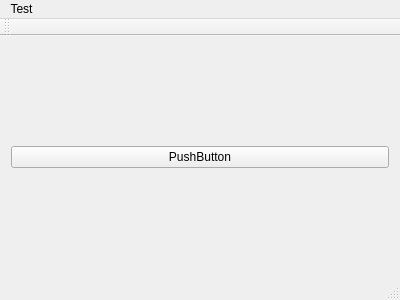
<?xml version="1.0" encoding="UTF-8"?>
<ui version="4.0">
 <class>MainWindow</class>
 <widget class="QMainWindow" name="MainWindow">
  <property name="geometry">
   <rect>
    <x>0</x>
    <y>0</y>
    <width>400</width>
    <height>300</height>
   </rect>
  </property>
  <property name="windowTitle">
   <string>MainWindow</string>
  </property>
  <widget class="QWidget" name="centralWidget">
   <layout class="QVBoxLayout" name="verticalLayout">
    <item>
     <widget class="QPushButton" name="pushButton">
      <property name="sizePolicy">
       <sizepolicy hsizetype="Minimum" vsizetype="Fixed">
        <horstretch>0</horstretch>
        <verstretch>0</verstretch>
       </sizepolicy>
      </property>
      <property name="text">
       <string>PushButton</string>
      </property>
      <property name="checkable">
       <bool>true</bool>
      </property>
     </widget>
    </item>
   </layout>
  </widget>
  <widget class="QMenuBar" name="menuBar">
   <property name="geometry">
    <rect>
     <x>0</x>
     <y>0</y>
     <width>400</width>
     <height>26</height>
    </rect>
   </property>
   <widget class="QMenu" name="menuTest">
    <property name="title">
     <string>Test</string>
    </property>
   </widget>
   <addaction name="menuTest"/>
  </widget>
  <widget class="QToolBar" name="mainToolBar">
   <attribute name="toolBarArea">
    <enum>TopToolBarArea</enum>
   </attribute>
   <attribute name="toolBarBreak">
    <bool>false</bool>
   </attribute>
  </widget>
  <widget class="QStatusBar" name="statusBar"/>
  <action name="actionplaypause">
   <property name="checkable">
    <bool>true</bool>
   </property>
   <property name="text">
    <string>playpause</string>
   </property>
   <property name="shortcut">
    <string>Space</string>
   </property>
  </action>
 </widget>
 <layoutdefault spacing="6" margin="11"/>
 <resources/>
 <connections>
  <connection>
   <sender>actionplaypause</sender>
   <signal>triggered()</signal>
   <receiver>pushButton</receiver>
   <slot>toggle()</slot>
   <hints>
    <hint type="sourcelabel">
     <x>-1</x>
     <y>-1</y>
    </hint>
    <hint type="destinationlabel">
     <x>199</x>
     <y>156</y>
    </hint>
   </hints>
  </connection>
 </connections>
</ui>
